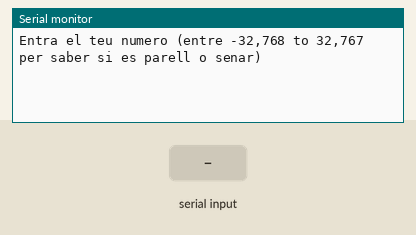
Recording of a sketch running on a simulated Arduino Uno, built with avr-gcc and run on an emulated ATmega328P. Parts: the last lines printed to the serial monitor. The inputs (shaded band) are chosen by the test bench.

Above: at 1.2 s.
1.3 s: "90,45\n" received over Serial
At 2.0 s:
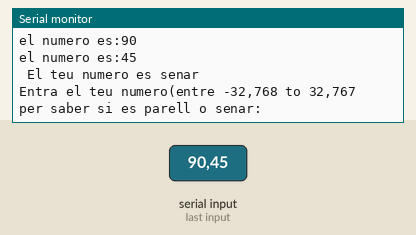
2.8 s: "30,150\n" received over Serial
At 4.3 s:
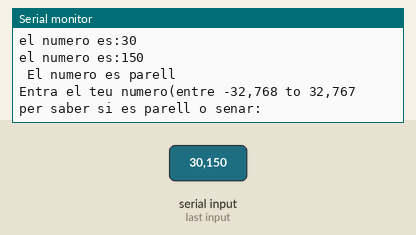
Timing chart, 0 to 5.8 s (numbered marks = the images above; inputs shaded):
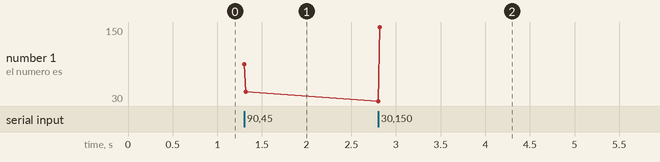

The sketch:

SERIAL_5.2.ino
```cpp
/******************************************************************
 **                                                              **
 **                   SERIAL 5.2 PARELL SENAR                     **
 **                                                              **
 ******************************************************************/

//***************  INCLUDES   **************************************


//***************  VARIABLES  **************************************
int n, numero;
int divisor = 2;


//***************  SETUP   ****************************************
void setup() {

Serial.begin(9600); // initialitzar llibreria serial begin

Serial.println("Entra el teu numero (entre -32,768 to 32,767 per saber si es parell o senar)");

}

//*************    LOOP   ******************************************
void loop() {
while (Serial.available() > 0) {// mentre sigui superior a 0 any serial available, read it

n = Serial.parseInt();// look for valid int the incoming serial stream
Serial.print ("el numero es:");
Serial.println (n);

if (Serial.read() == '\n') { //look for newline. Is the end of your sentence
if (n <0 ){
  abs (n);

          }
numero = n%divisor;
if (numero ==0){
Serial.println (" El numero es parell ");
}
else {
Serial.println (" El teu numero es senar");

}
Serial.println("Entra el teu numero(entre -32,768 to 32,767 per saber si es parell o senar: ");
}
}
}
```

Measured:
- after the input at 1.3 s, the serial monitor: prints a new line at once (image 1)
- after the input at 2.8 s, the serial monitor: prints a new line at once (image 2)
- plotted number 1: 45 → 150 after the input at 2.8 s
